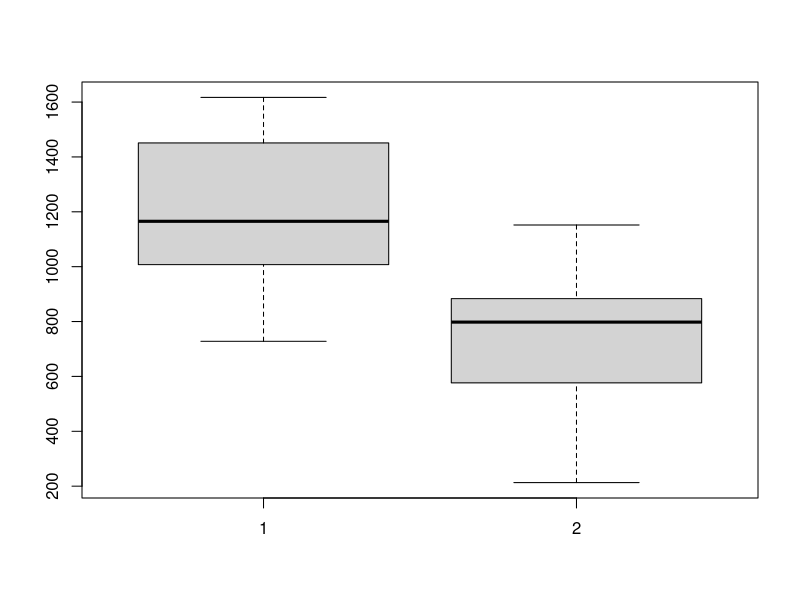
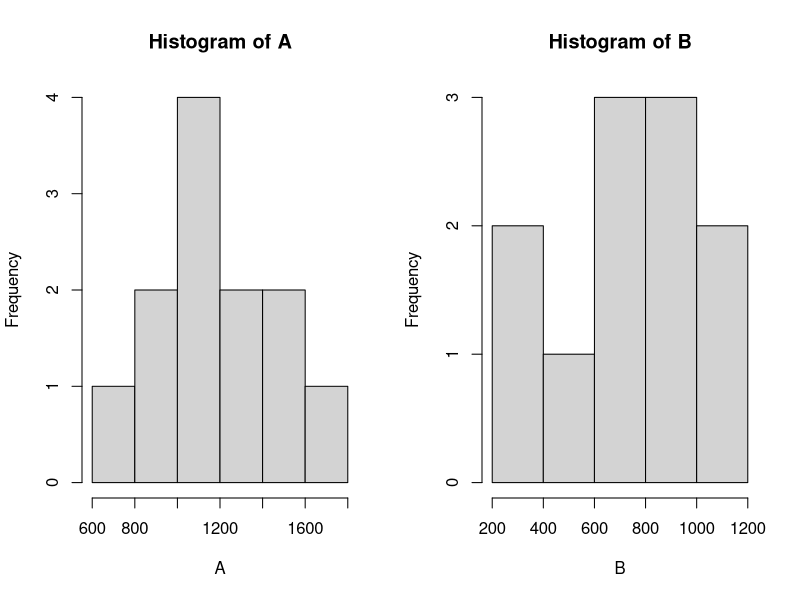
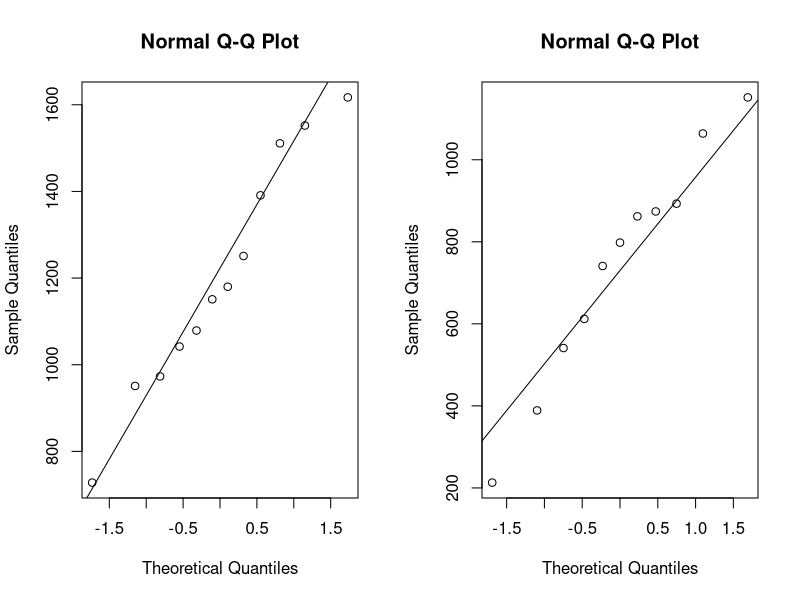

The R script that drew these images, in order:
#
# PRACTICAL 2-2: Comparing Two Samples
# ---------------------------------
#
#
# In this practical, we illustrate frequentist techniques for comparing two samples 
# under the assumption that the populations are normal. 
# Our objective will be to assess whether or not two samples can be regarded as being
#from the same population.
# 
# You will need the following skills from previous practicals:
#    *   Basic R skills with arithmetic, functions, etc
#    *   Manipulating and creating vectors: `c`, `seq`, `length`
#    *   Calculating data summaries: `mean`, `sd`, `var`, `min`, `max`
#    *   Plotting a scatterplot with `plot`, a histogram with `hist`, and a boxpot with `boxplot`
# 
# New R techniques:
#    *   Normal quantile plots for assessing normality using `qqnorm`
#    *   Quantile and inverse-quantile functions for standard distributions, e.g. `qnorm` and `pnorm`

# ==================================================================================
#
# 1. The data
# 
#
# Eriksen, Björnstad an Götestam (1986) studied a social skills training program for alcoholics.
# Twenty-three alcohol-dependent male inpatients at an alcohol treatment centre were randomly
# assigned to two groups. The 12 control group patients were given a traditional treatment 
# programme. The 11 treatment group patients were given the traditional treatment, plus a class
# in social skills training ("SST"). The patients were monitored for one year at 2-week intervals,
# and their total alcohol intake over the year was recorded (in cl pure alcohol).
#
# A: Control	1042	1617	1180	973	1552	1251	1151	1511	 728	1079	951	1391
# B: SST	    874	   389	 612	798	1152	 893	 541	 741	1064	 862	213	
#


#
# Exercise 1.1:
# ~~~~~~~~~~~~~
#
#  * Use the `c` function to enter these data into R as two vectors called `A` for the control 
#    group, and `B` for the treatment group. 
#
#  * Check your summary statistics match mine below to ensure the data are correct.

## summary(A)
##    Min. 1st Qu.  Median    Mean 3rd Qu.    Max. 
##     728    1025    1166    1202    1421    1617
## summary(B)
##    Min. 1st Qu.  Median    Mean 3rd Qu.    Max. 
##   213.0   576.5   798.0   739.9   883.5  1152.0


A<-c(1042,1617,1180,973,1552,1251,1151,1511,728,1079,951,1391)
B<-c(874,389,612,798,1152,893,541,741,1064,862,213)



#
# Exercise 1.2:
# ~~~~~~~~~~~~~
#
# * Compare the distributions of  `A` and `B` using a side-by-side `boxplot`. What conclusions 
#   can you draw about the two groups?
# * Draw histograms (`hist`) and Normal quantile plots (`qqnorm`) of both samples. On the basis 
#   of these plots, do the samples look approximately symmetric and Normally distributed?

boxplot(A,B)

par(mfrow=c(1,2))
hist(A)
hist(B)

# ^^^^^^^^^^^^^^^^^^^^^^^^^^^^^^^^^^^^^^^^^^^^^^^^^^^^^^^^^^^^^^^^^^^^^^^^^^^^^^^^^^^^^^^^^^^^^^^
# ^ TECHNIQUE: 
# ^ 
# ^ A better graphical way to assess whether the data is distributed normally is to draw a "normal
# ^ quantile plot" (or quantile-quantile, or QQ plot). We can do this in _R_ using the `qqnorm`
# ^ function, where to draw the Normal quantile plot for a vector of data `x` we use the command
# ^ 
# ^ qqnorm(x)
# ^ 
# ^ With this technique, the quantiles of the data (i.e. the ordered data values) are plotted
# ^ against the quantiles which would be expected of a matching normal distribution. If the data
# ^ are normally distributed, then the points of the quantile plot will should lie on an 
# ^ approximately straight line. Deviations from a straight line suggest departures from the
# ^ normal distribution.
# ^
# ^ The straight line can be superimposed on the plot by using the following command
# ^ 
# ^ qqline(x)
# ^
# ^^^^^^^^^^^^^^^^^^^^^^^^^^^^^^^^^^^^^^^^^^^^^^^^^^^^^^^^^^^^^^^^^^^^^^^^^^^^^^^^^^^^^^^^^^^^^^^


#
# Exercise 1.3:
# ~~~~~~~~~~~~~
#
# * Draw Normal quantile plots of both samples using `qqnorm`. Add the lines using `qqline`. Do the samples look approximately
#   Normally distributed? Do your conclusions agree with those made on the basis of the histograms?
#



par(mfrow=c(1,2))
qqnorm(A)
qqline(A)
qqnorm(B)
qqline(B)

# ==================================================================================
#
# 3. Applying the independent sample t-test
#
# 
# To compute the t-test statistic, we're going to need to begin by finding some simple summaries of our two samples.

#
# Exercise 3.1:
# ~~~~~~~~~~~~~
# 
# * Use the `mean`, `var`, and `length` functions to find the sample mean, sample variance, and
#   sample size for the Treatmeant A group. Save these as `abar`, `sa2`, and `n`. 
#
# * Repeat the process for the Treatmeant B group, creating variables `bbar`, `sb2`, and `m`.
#


abar<-mean(A)
sa2<-var(A)
n<-length(A)

bbar<-mean(B)
sb2<-var(B)
m<-length(B)


#
# Exercise 3.2:
# ~~~~~~~~~~~~~
# 
# * Use the formula given above and the variables you have just created to calculate the 
#   pooled sample variance; save this to `sp2`.
#

sp2 <- ((n-1)*sa2 + (m-1)*sb2)/(n+m-2)

sp2




#
# Exercise 3.3:
# ~~~~~~~~~~~~~
# 
# * Under the null hypothesis of no difference in population means, calculate the value of the 
#   test statistic, t, as defined in the theory section above and save it as `t`. Check you
#   get the same value as shown below.
#
## [1] 4.00757
#
# * How many degrees of freedom do we associate with the distribution of t? Save this value to
#   a variable `df`.
#

t<-(abar-bbar)/(sqrt(sp2)*sqrt(1/n+ 1/m))

df<-n+m-2


# ^^^^^^^^^^^^^^^^^^^^^^^^^^^^^^^^^^^^^^^^^^^^^^^^^^^^^^^^^^^^^^^^^^^^^^^^^^^^^^^^^^^^^^^^^^^^^^^
# ^ 
# ^ TECHNIQUE: 
# ^ 
# ^ R provides a range of functions to support calculations with standard probability 
# ^ distributions. In the previous practical, we encountered the normal density function `dnorm`,
# ^ as well as the random number generation functions for the uniform (`runif`) and normal 
# ^ (`rnorm`) distributions.
# ^ 
# ^ For every distribution there are four functions. The functions for each distribution begin 
# ^ with a particular letter to indicate the functionality (see table below) followed by the 
# ^ name of the distribution:
# ^ 
# ^ | Letter | e.g. | Function                                                             |
# ^ |-----|---------|----------------------------------------------------------------------|
# ^ | "d" | `dnorm` | evaluates the probability density (or mass) function, $f(x)$         |
# ^ | "p" | `pnorm` | evaluates the cumulative density function, $F(x)=P[X \leq x]$, hence |
# ^ |     |         | finds the probability the specified random variable is less than the |
# ^ |     |         | given argument.                                                      |
# ^ | "q" | `qnorm` | evaluates the inverse cumulative density function (quantiles),       |
# ^ |     |         | $F^{-1}(q)$ i.e. the value $x$ such that $P[X \leq x] = q$. Used to  |
# ^ |     |         | obtain critical values associated with particular probabilities $q$. |
# ^ | "r" | `rnorm` | generates random numbers                                             |
# ^ 
# ^ The appropriate functions for Normal, $t$ and $\chi^2$ distributions are given below, 
# ^ along with the optional parameter arguments.
# ^ 
# ^   + Normal distribution: `dnorm`, `pnorm`, `qnorm`, `rnorm`. 
# ^        Parameters: `mean` (μ) and `sd` (σ).
# ^   + $t$ distribution: `dt`, `pt`, `qt`, `rt`. 
# ^        Parameter: `df`.
# ^   + $\chi^2$ distribution: `dchisq`, `pchisq`, `qchisq`, `rchisq`. 
# ^        Parameter: `df`.
# ^ 
# ^ For a list of all the supported distributions, run the command `help(Distributions)`
# ^ 
# ^^^^^^^^^^^^^^^^^^^^^^^^^^^^^^^^^^^^^^^^^^^^^^^^^^^^^^^^^^^^^^^^^^^^^^^^^^^^^^^^^^^^^^^^^^^^^^^




#
# Exercise 3.4:
# ~~~~~~~~~~~~~
# 
# * How would you use the `qt`` function function to find the appropriate critical value for
#   a test of H_0: μ_X=μ_Y against H_1: μ_X≠μ_Y at the 5% level of significance. 
#   Check you get the same value as below.
#
## [1] 2.079614
#


tstar <- qt(0.975,df)

#
# Exercise 3.5:
# ~~~~~~~~~~~~~
# 
# *  Compare this to your value of `t`, and hence perform the significance test. 
# *  Use this information to construct a 95% confidence interval for the difference in means
#    between the two populations.
# *  What is the probability of observing a value of the test statistic whose absolute value is
#    at least as large as the one observed under the null hypothesis? i.e. what is 
#    P[T_{df} >= t]?
# *  On the basis of your calculations above, what would you conclude about the population 
#    means for the two groups A and B?
# *  Do you think the assumption of equal variances holds here? If not, would this affect your
#    conclusions?

ci <- (abar - bbar) + c(-1,1)*tstar*sqrt(sp2*(1/n + 1/m))
ci

pvalue <- 2*(1-pt(t,df))
# 4. Independent $t$-test: Relaxing the equal variance assumption

# If we abandon the assumption of equal variances, then our first sample is i.i.d. 
# $N{mu_X, sigma_X^2} and the second sample i.i.d $d{mu_Y, sigma_Y^2}, 
# with sigma_X not necessarily equal to sigma_Y. Clearly, there is no single variance 
# parameter to estimate and the test which uses the pooled sample variance would not be
# appropriate. *We won't cover the detail of the theory for this in lectures 
# (nor is it examinable)*, but the idea is straightforward and easy to apply. 
# Without the equal variance assumption, our test statistic becomes
#
#     (xbar-ybar) - (mu_X - mu_Y)
# t = ----------------------------,
#       sqrt(s_X^2/n) + s_Y^2/m)
#
# which still has a t-distribution. The problem arises in determining the appropriate
# degrees of freedom for the distribution of $t$. The degrees of freedom of the 
# t-distribution is no longer n+m-2, but instead is approximated by this expression
#
#                               (s^2_X/n + s^2_Y/m)^2
# nu is approximately = -------------------------------------
#                        s^4_X/(n^2(n-1)) + s^4_Y/(m^2(m-1))
#
# though often in practice we take the lazier route of using nu=\min(n,m)-1 as the degrees of 
# freedom (this simpler case corresponds to a conservative version of the test).

#
# Exercise 4.1:
# ~~~~~~~~~~~~~
# 
#  Apply the independent sample $t$-test with unequal variances to compare the two groups. 
#  What do you conclude? Do the results agree with or contradict the equal-variance test?

t<-(abar-bbar)/sqrt(sa2/n+sb2/m)

pval<-2*(1-pt(t,min(n,m)-1))


# 5. Doing it the easy way: Using the `stats` package

# Thankfully, tests such as t-tests are supported by the `stats` package in R which 
# allows us to pass the problem of computing the test line by line, and we can then
# simply interpret the results.

#
# Exercise 5.1:
# ~~~~~~~~~~~~~
# 
# Use the library  function to load the R package `stats`.
# Read the [techniques page on the `t.test` function] (r_10_statsmethods.html#t.test)
# and apply it to your two samples `A` and `B`. Use the optional argument `var.equal`
# to perform an equal-variance test (`TRUE`), and `FALSE` to test without this assumption. 
# Compare with your results from Section 2.
     
library(stats)
t.test(A,B,var.equal=TRUE)                                                                       
t.test(A,B)

# 6. Creating your own functions

#
# Exercise 6.1:
# ~~~~~~~~~~~~~
# 
# Use your code to construct your own version of the `t.test` function. 
# Add an optional `equalvariance` argument than can be `TRUE` or `FALSE` adjusting 
# the test that is performed. You will need to use an `if` statement to handle the different
# cases 
# Use this to show the test statistic, degrees of freedom, and p-value.

my.t.test<-function(x,y,equalvariance){
  xbar<-mean(x)
  sx2<-var(x)
  n<-length(x)
  ybar<-mean(y)
  sy2<-var(y)
  m<-length(y)
  
  if (equalvariance==TRUE) {
    variance<-((n-1)*sx2 + (m-1)*sy2)/(n+m-2)
    df<-n+m-2
  }
  
  if (equalvariance==FALSE) {
    variance<-sx2/n+sy2/m
    df<-(sx2/n+sy2/m)^2 / (sx2^2/(n^2*(n-1))+sy2^2/(m^2*(m-1)))
  }
  tval<-(xbar-ybar)/variance
  pval<-2*(1-pt(0.975,df))
  result <- data.frame('test-statistic'=round(tval,5),'p-value'=round(pval,5),'df'=df)
  row.names <- ''
  result
}


my.t.test(A,B,TRUE)




#
# Exercise 6.2:
# ~~~~~~~~~~~~~
# 
# Write a function to perform a paired sample t-test. 
# Try it out on the `immer` data set from the `MASS` package, which contains pairs of 
# measurements of the barley yield from the same fields in years 1931 (`Y1`) and 1932 (`Y2`). 
# Check your results with the `t.test` function using the argument `paired=TRUE`.






